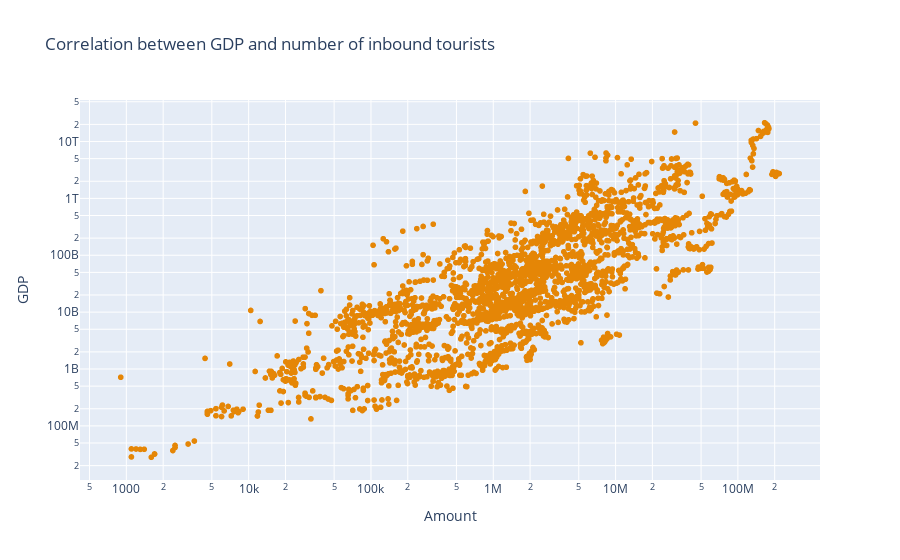

Notebook source saved alongside this figure:
### Code cell
#make the scatter plot check the relation between GDP and inbound tourists number
gdp_inbound_plot = px.scatter(gdp_inbound, 
                              x="Amount", 
                              y="GDP",
                              #set the color of the plot
                              color_discrete_sequence = px.colors.qualitative.Vivid,
                              hover_name="Country Name",
                              #use log data to plot
                              log_x=True, 
                              log_y=True, 
                              labels="Amount(number of people)",
                              title="Correlation between GDP and number of inbound tourists")
gdp_inbound_plot

### Figure 1 — Plotly figure (JSON) as saved in the notebook; plotly's stock layout.template omitted (floating-point values rounded to 4 significant figures; data arrays with more than 128 entries replaced by an {"elided": "..."} marker saying what was removed)
{"data": [{"hovertemplate": "<b>%{hovertext}</b><br><br>Amount=%{x}<br>GDP=%{y}<extra></extra>", "hovertext": {"elided": "2682 str values"}, "legendgroup": "", "marker": {"color": "rgb(229, 134, 6)", "symbol": "circle"}, "mode": "markers", "name": "", "showlegend": false, "type": "scattergl", "x": {"elided": "2682 float values"}, "xaxis": "x", "y": {"elided": "2682 float values"}, "yaxis": "y"}], "layout": {"legend": {"tracegroupgap": 0}, "title": {"text": "Correlation between GDP and number of inbound tourists"}, "xaxis": {"anchor": "y", "domain": [0, 1], "title": {"text": "Amount"}, "type": "log"}, "yaxis": {"anchor": "x", "domain": [0, 1], "title": {"text": "GDP"}, "type": "log"}}}
